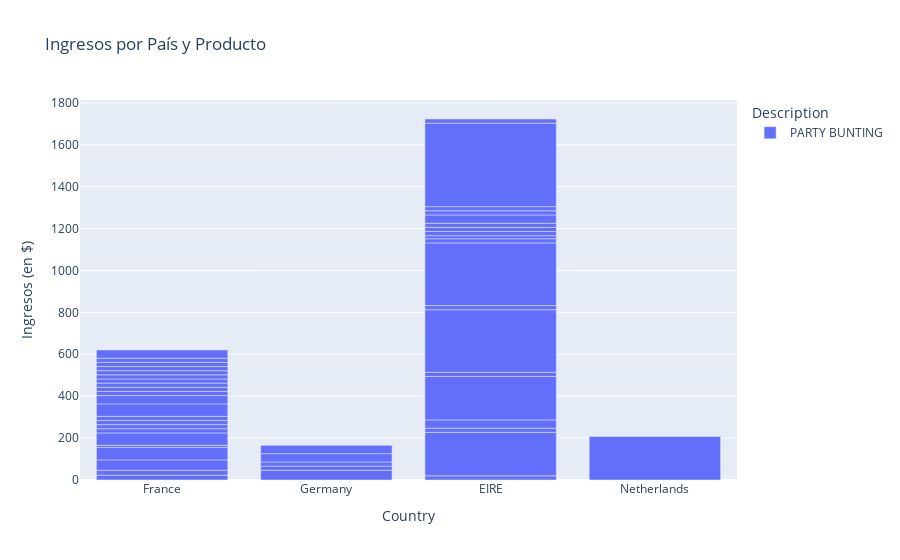

The cell this chart's notebook holds for it:
### Code cell
app = dash.Dash(__name__)

# Agregar columnas de año y mes para facilitar el filtrado
filtered_data['Year'] = filtered_data['InvoiceDate'].dt.year
filtered_data['Month'] = filtered_data['InvoiceDate'].dt.month

# Layout de la aplicación web
app.layout = html.Div([
    html.H1("Cantidad vendida por día en el Reino Unido"),
    dcc.Dropdown(
        id='year-dropdown',
        options=[{'label': year, 'value': year} for year in filtered_data['Year'].unique()],
        value=filtered_data['Year'].max()
    ),
    dcc.Dropdown(
        id='month-dropdown',
        options=[{'label': month, 'value': month} for month in filtered_data['Month'].unique()],
        value=filtered_data['Month'].max()
    ),
    dcc.Graph(id='line-chart')
])

# Callback para actualizar el gráfico en función de las selecciones en los menús desplegables
@app.callback(
    Output('line-chart', 'figure'),
    Input('year-dropdown', 'value'),
    Input('month-dropdown', 'value')
)
def update_line_chart(selected_year, selected_month):
    filtered_data_filtered = filtered_data[(filtered_data['Year'] == selected_year) & (filtered_data['Month'] == selected_month)]
    fig = px.line(filtered_data_filtered, x='InvoiceDate', y='Quantity', title=f'Cantidad vendida por día en el Reino Unido ({selected_year}/{selected_month})')
    return fig

# Ejecutar la aplicación Dash
if __name__ == '__main__':
    app.run_server(debug=True)

### Figure 1 — Plotly figure (JSON) as saved in the notebook; plotly's stock layout.template omitted (floating-point values rounded to 4 significant figures)
{"data": [{"alignmentgroup": "True", "hovertemplate": "Description=PARTY BUNTING<br>Country=%{x}<br>Ingresos (en $)=%{y}<extra></extra>", "legendgroup": "PARTY BUNTING", "marker": {"color": "#636efa", "pattern": {"shape": ""}}, "name": "PARTY BUNTING", "offsetgroup": "PARTY BUNTING", "orientation": "v", "showlegend": true, "textposition": "auto", "type": "bar", "x": ["France", "France", "Germany", "France", "Germany", "France", "Germany", "EIRE", "France", "EIRE", "France", "EIRE", "EIRE", "France", "France", "EIRE", "France", "France", "EIRE", "France", "EIRE", "France", "EIRE", "France", "Netherlands", "France", "France", "Germany", "France", "EIRE", "EIRE", "EIRE", "EIRE", "EIRE", "France", "EIRE", "Germany", "France", "EIRE", "EIRE", "EIRE", "EIRE", "France", "EIRE", "France", "France", "France"], "xaxis": "x", "y": [23.25, 23.25, 46.5, 49.5, 19.8, 59.4, 19.8, 19.8, 9.9, 207.5, 59.4, 19.8, 39.6, 19.8, 19.8, 207.5, 19.8, 19.8, 19.8, 59.4, 298.8, 39.6, 19.8, 19.8, 207.5, 19.8, 19.8, 39.6, 19.8, 298.8, 19.8, 14.85, 19.8, 19.8, 19.8, 19.8, 39.6, 19.8, 39.6, 19.8, 19.8, 398.4, 19.8, 19.8, 19.8, 19.8, 39.6], "yaxis": "y"}], "layout": {"barmode": "relative", "legend": {"title": {"text": "Description"}, "tracegroupgap": 0}, "title": {"text": "Ingresos por País y Producto"}, "xaxis": {"anchor": "y", "domain": [0, 1], "title": {"text": "Country"}}, "yaxis": {"anchor": "x", "domain": [0, 1], "title": {"text": "Ingresos (en $)"}}}}
